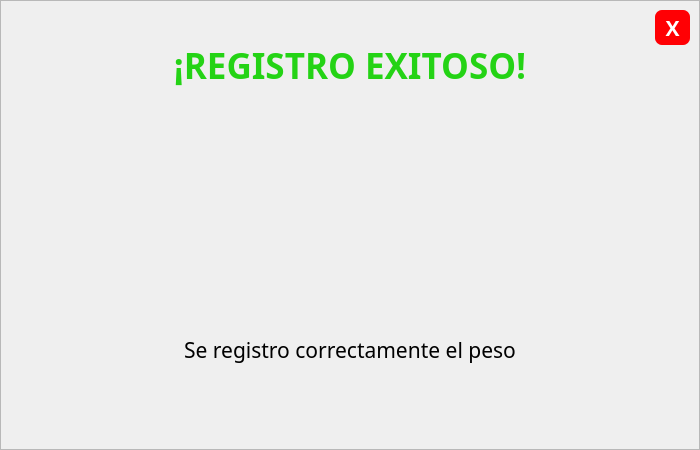
   <widget class="QFrame" name="frmAlerta">
    <property name="geometry">
     <rect>
      <x>1190</x>
      <y>1760</y>
      <width>700</width>
      <height>450</height>
     </rect>
    </property>
    <property name="styleSheet">
     <string notr="true">#frmAlerta{background-color: rgb(255, 255, 255);
color: rgb(0, 0, 0);
border:none;
border-radius: 10px;
border: 2px solid #D9D9D9;}</string>
    </property>
    <property name="frameShape">
     <enum>QFrame::StyledPanel</enum>
    </property>
    <property name="frameShadow">
     <enum>QFrame::Raised</enum>
    </property>
    <widget class="QLabel" name="lblAlertaTitulo">
     <property name="geometry">
      <rect>
       <x>50</x>
       <y>40</y>
       <width>600</width>
       <height>50</height>
      </rect>
     </property>
     <property name="font">
      <font>
       <family>Poppins</family>
       <pointsize>26</pointsize>
       <weight>75</weight>
       <bold>true</bold>
      </font>
     </property>
     <property name="styleSheet">
      <string notr="true">color: #24D315</string>
     </property>
     <property name="text">
      <string>¡REGISTRO EXITOSO!</string>
     </property>
     <property name="alignment">
      <set>Qt::AlignCenter</set>
     </property>
    </widget>
    <widget class="QLabel" name="lblAlertaTexto">
     <property name="geometry">
      <rect>
       <x>50</x>
       <y>300</y>
       <width>600</width>
       <height>100</height>
      </rect>
     </property>
     <property name="font">
      <font>
       <family>Poppins Medium</family>
       <pointsize>16</pointsize>
       <weight>50</weight>
       <bold>false</bold>
      </font>
     </property>
     <property name="styleSheet">
      <string notr="true">color: rgb(0, 0, 0);</string>
     </property>
     <property name="text">
      <string>Se registro correctamente el peso</string>
     </property>
     <property name="alignment">
      <set>Qt::AlignCenter</set>
     </property>
     <property name="wordWrap">
      <bool>true</bool>
     </property>
    </widget>
    <widget class="QLabel" name="imgIconAlerta">
     <property name="geometry">
      <rect>
       <x>260</x>
       <y>110</y>
       <width>180</width>
       <height>180</height>
      </rect>
     </property>
     <property name="font">
      <font>
       <family>Poppins</family>
       <pointsize>10</pointsize>
       <weight>75</weight>
       <bold>true</bold>
      </font>
     </property>
     <property name="text">
      <string/>
     </property>
     <property name="scaledContents">
      <bool>true</bool>
     </property>
     <property name="alignment">
      <set>Qt::AlignCenter</set>
     </property>
    </widget>
    <widget class="QPushButton" name="btnCerrarFrmAlerta">
     <property name="geometry">
      <rect>
       <x>655</x>
       <y>10</y>
       <width>35</width>
       <height>35</height>
      </rect>
     </property>
     <property name="font">
      <font>
       <family>Poppins</family>
       <pointsize>16</pointsize>
       <weight>75</weight>
       <bold>true</bold>
      </font>
     </property>
     <property name="cursor">
      <cursorShape>PointingHandCursor</cursorShape>
     </property>
     <property name="styleSheet">
      <string notr="true">background-color: rgb(255, 0, 4);
color: rgb(255, 255, 255);
border:none;
border-radius: 7px;</string>
     </property>
     <property name="text">
      <string>X</string>
     </property>
    </widget>
   </widget>
